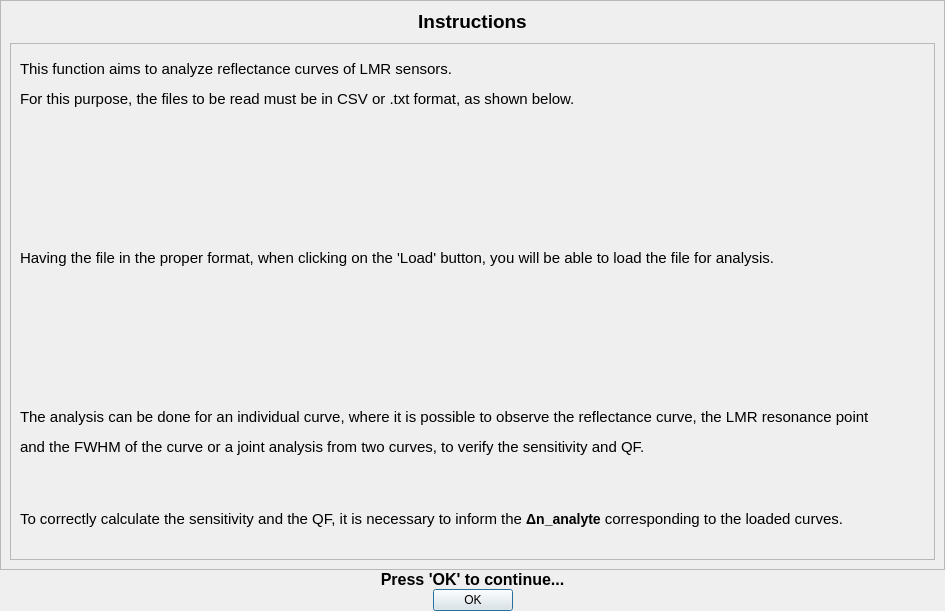
<?xml version="1.0" encoding="UTF-8"?>
<ui version="4.0">
 <class>Dialog</class>
 <widget class="QDialog" name="Dialog">
  <property name="geometry">
   <rect>
    <x>0</x>
    <y>0</y>
    <width>945</width>
    <height>611</height>
   </rect>
  </property>
  <property name="sizePolicy">
   <sizepolicy hsizetype="Fixed" vsizetype="Preferred">
    <horstretch>0</horstretch>
    <verstretch>0</verstretch>
   </sizepolicy>
  </property>
  <property name="windowTitle">
   <string>Dialog</string>
  </property>
  <property name="styleSheet">
   <string notr="true"/>
  </property>
  <layout class="QVBoxLayout" name="verticalLayout_2">
   <property name="spacing">
    <number>0</number>
   </property>
   <property name="leftMargin">
    <number>0</number>
   </property>
   <property name="topMargin">
    <number>0</number>
   </property>
   <property name="rightMargin">
    <number>0</number>
   </property>
   <property name="bottomMargin">
    <number>0</number>
   </property>
   <item>
    <widget class="QFrame" name="frame">
     <property name="frameShape">
      <enum>QFrame::StyledPanel</enum>
     </property>
     <property name="frameShadow">
      <enum>QFrame::Raised</enum>
     </property>
     <layout class="QVBoxLayout" name="verticalLayout">
      <property name="spacing">
       <number>10</number>
      </property>
      <property name="leftMargin">
       <number>9</number>
      </property>
      <item>
       <widget class="QLabel" name="label">
        <property name="text">
         <string>&lt;html&gt;&lt;head/&gt;&lt;body&gt;&lt;p align=&quot;center&quot;&gt;&lt;span style=&quot; font-size:14pt; font-weight:700;&quot;&gt;Instructions&lt;/span&gt;&lt;/p&gt;&lt;/body&gt;&lt;/html&gt;</string>
        </property>
       </widget>
      </item>
      <item>
       <widget class="QScrollArea" name="scrollArea">
        <property name="widgetResizable">
         <bool>true</bool>
        </property>
        <widget class="QWidget" name="scrollAreaWidgetContents">
         <property name="geometry">
          <rect>
           <x>0</x>
           <y>-646</y>
           <width>906</width>
           <height>1177</height>
          </rect>
         </property>
         <layout class="QVBoxLayout" name="verticalLayout_3">
          <property name="spacing">
           <number>25</number>
          </property>
          <item>
           <widget class="QLabel" name="label_2">
            <property name="text">
             <string>&lt;html&gt;&lt;head/&gt;&lt;body&gt;&lt;p&gt;&lt;span style=&quot; font-size:11pt;&quot;&gt;This function aims to analyze reflectance curves of LMR sensors.&lt;/span&gt;&lt;/p&gt;&lt;p align=&quot;justify&quot;&gt;&lt;span style=&quot; font-size:11pt;&quot;&gt;For this purpose, the files to be read must be in CSV or .txt format, as shown below.&lt;/span&gt;&lt;/p&gt;&lt;/body&gt;&lt;/html&gt;</string>
            </property>
           </widget>
          </item>
          <item>
           <widget class="QLabel" name="label_3">
            <property name="styleSheet">
             <string notr="true"/>
            </property>
            <property name="text">
             <string/>
            </property>
            <property name="pixmap">
             <pixmap resource="icons_.qrc">:/icons/ilustração.png</pixmap>
            </property>
            <property name="alignment">
             <set>Qt::AlignCenter</set>
            </property>
           </widget>
          </item>
          <item>
           <widget class="QLabel" name="label_5">
            <property name="text">
             <string>&lt;html&gt;&lt;head/&gt;&lt;body&gt;&lt;p align=&quot;justify&quot;&gt;&lt;span style=&quot; font-size:11pt;&quot;&gt;Having the file in the proper format, when clicking on the 'Load' button, you will be able to load the file for analysis.&lt;/span&gt;&lt;/p&gt;&lt;/body&gt;&lt;/html&gt;</string>
            </property>
           </widget>
          </item>
          <item>
           <widget class="QLabel" name="label_4">
            <property name="text">
             <string/>
            </property>
            <property name="pixmap">
             <pixmap resource="icons_.qrc">:/icons/ilustração 2.png</pixmap>
            </property>
            <property name="scaledContents">
             <bool>false</bool>
            </property>
           </widget>
          </item>
          <item>
           <widget class="QLabel" name="label_6">
            <property name="text">
             <string>&lt;html&gt;&lt;head/&gt;&lt;body&gt;&lt;p align=&quot;justify&quot;&gt;&lt;span style=&quot; font-size:11pt;&quot;&gt;The analysis can be done for an individual curve, where it is possible to observe the reflectance curve, the LMR resonance point &lt;/span&gt;&lt;/p&gt;&lt;p align=&quot;justify&quot;&gt;&lt;span style=&quot; font-size:11pt;&quot;&gt;and the FWHM of the curve or a joint analysis from two curves, to verify the sensitivity and QF.&lt;/span&gt;&lt;/p&gt;&lt;/body&gt;&lt;/html&gt;</string>
            </property>
           </widget>
          </item>
          <item>
           <widget class="QLabel" name="label_7">
            <property name="text">
             <string>&lt;html&gt;&lt;head/&gt;&lt;body&gt;&lt;p&gt;&lt;span style=&quot; font-size:11pt;&quot;&gt;To correctly calculate the sensitivity and the QF, it is necessary to inform the &lt;/span&gt;&lt;span style=&quot; font-family:'Arial','sans-serif'; font-size:14px; font-weight:700; color:#000000;&quot;&gt;Δn_analyte&lt;/span&gt;&lt;span style=&quot; font-size:11pt;&quot;&gt; corresponding to the loaded curves.&lt;/span&gt;&lt;/p&gt;&lt;/body&gt;&lt;/html&gt;</string>
            </property>
           </widget>
          </item>
         </layout>
        </widget>
       </widget>
      </item>
     </layout>
    </widget>
   </item>
   <item>
    <widget class="QLabel" name="label_8">
     <property name="text">
      <string>&lt;html&gt;&lt;head/&gt;&lt;body&gt;&lt;p align=&quot;center&quot;&gt;&lt;span style=&quot; font-size:12pt; font-weight:700;&quot;&gt;Press 'OK' to continue...&lt;/span&gt;&lt;/p&gt;&lt;/body&gt;&lt;/html&gt;</string>
     </property>
    </widget>
   </item>
   <item>
    <widget class="QDialogButtonBox" name="buttonBox">
     <property name="orientation">
      <enum>Qt::Horizontal</enum>
     </property>
     <property name="standardButtons">
      <set>QDialogButtonBox::Ok</set>
     </property>
     <property name="centerButtons">
      <bool>true</bool>
     </property>
    </widget>
   </item>
  </layout>
 </widget>
 <resources>
  <include location="icons_.qrc"/>
 </resources>
 <connections>
  <connection>
   <sender>buttonBox</sender>
   <signal>accepted()</signal>
   <receiver>Dialog</receiver>
   <slot>accept()</slot>
   <hints>
    <hint type="sourcelabel">
     <x>248</x>
     <y>254</y>
    </hint>
    <hint type="destinationlabel">
     <x>157</x>
     <y>274</y>
    </hint>
   </hints>
  </connection>
  <connection>
   <sender>buttonBox</sender>
   <signal>rejected()</signal>
   <receiver>Dialog</receiver>
   <slot>reject()</slot>
   <hints>
    <hint type="sourcelabel">
     <x>316</x>
     <y>260</y>
    </hint>
    <hint type="destinationlabel">
     <x>286</x>
     <y>274</y>
    </hint>
   </hints>
  </connection>
 </connections>
</ui>
